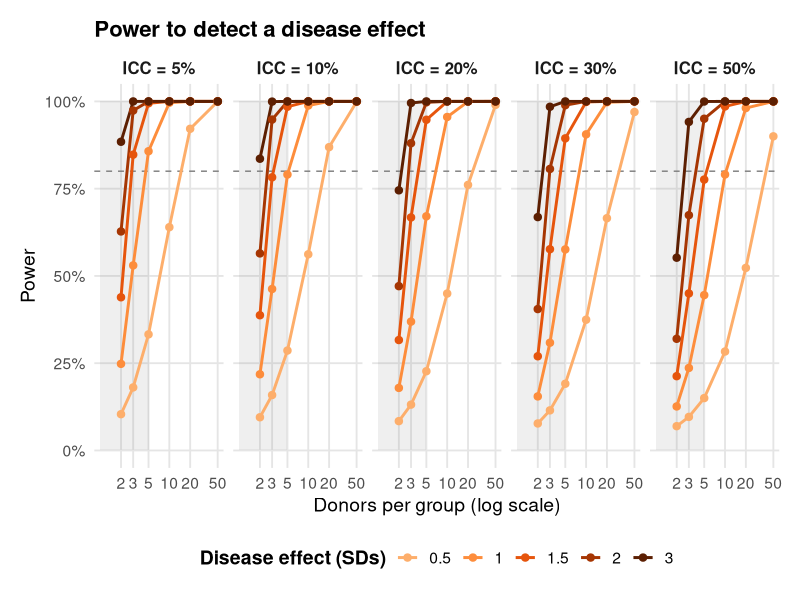
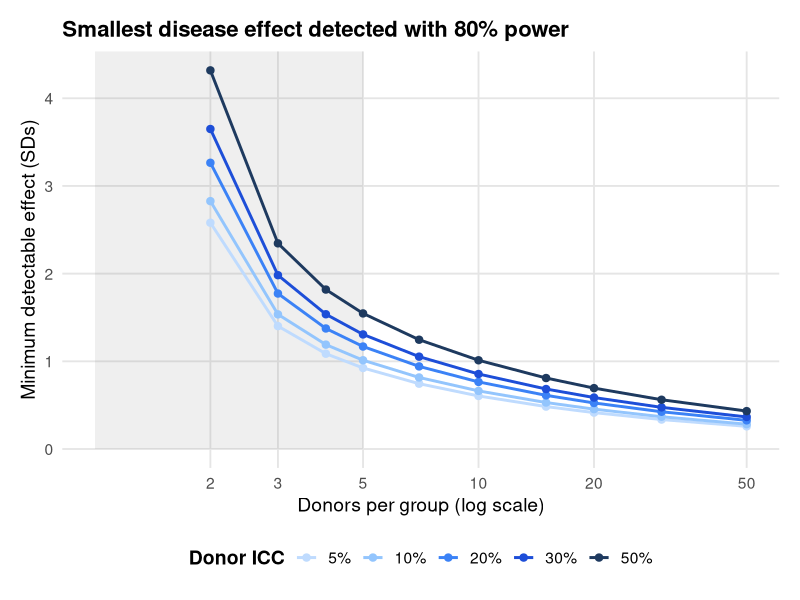
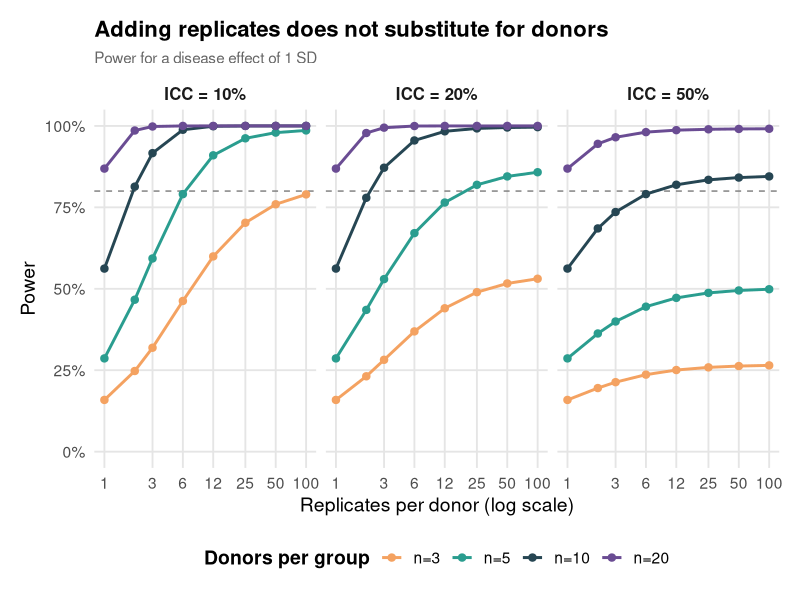
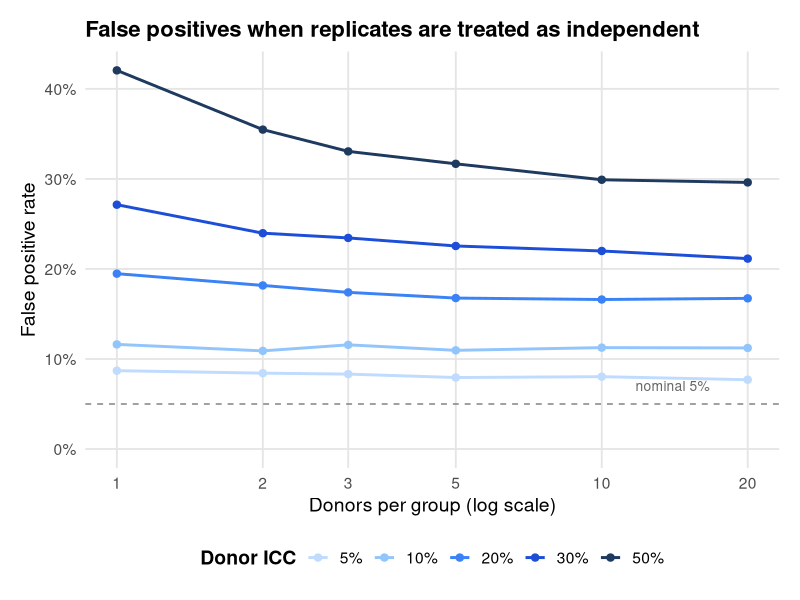
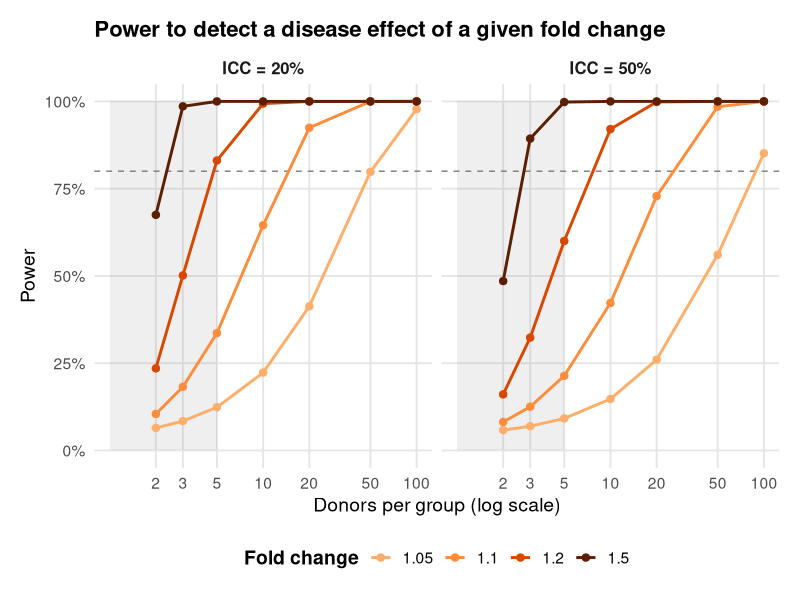
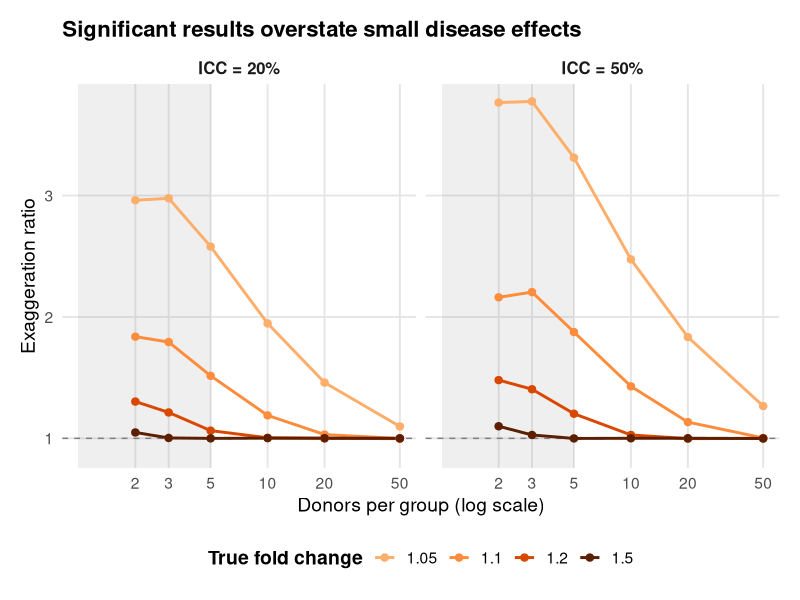

Write the R code that produced these figures, in order. (Note: this script raises an error after producing the figures.)
################################################################################
#
# Disease contrast with donors nested in group
#
# Scripts 01-03 ask whether a study can detect or estimate donor-level variance.
# This script asks:
# with n patient donors against n control donors, each measured k times, can the
# study detect a disease effect, and what does it report when it does?
#
# Model:
#   y_{gdi} = delta * [g = patient] + u_{d(g)} + eps_{gdi}
#     u_d ~ N(0, sigma_donor^2)    donor effect, nested in group
#     eps ~ N(0, sigma_res^2)      replicate (organoid / well) noise
#     ICC = sigma_donor^2 / (sigma_donor^2 + sigma_res^2)
#
# Scale. Total variance is held at 1 (sigma_donor^2 = ICC, sigma_res^2 = 1 - ICC)
# and delta is the disease effect in total-SD units
#
# The donor is the unit of replication. The test is a two-sample t-test on the
# 2n donor means, with 2n - 2 degrees of freedom:
#   Var(donor mean) = sigma_donor^2 + sigma_res^2 / k
#   Var(group difference) = (2 / n) * (sigma_donor^2 + sigma_res^2 / k)
#
# Link to the design effect in script 02 (Kish, 1965):
#   Var(group difference) = 2 * sigma_total^2 * DEFF / (n * k),
#   DEFF = 1 + (k - 1) * ICC
# so the effective number of independent observations per group is
#   n * k / DEFF, which tends to n / ICC as k grows. Replicates cannot buy
#   power past that ceiling; only donors can.
#
# Link to scripts 01-02 (ICC estimation): the denominator of this t-test is the
# between-donor mean square, the same quantity whose imprecision at small n is
# shown there. Part C below reports that imprecision directly as the spread of
# the estimated standard error around its true value.
#
# Part A: exact power from the noncentral t distribution (no simulation)
# Part B: minimum detectable effect and donors required
# Part C: precision of the error term
# Part D: replicates versus donors (the ICC ceiling)
# Part E: Monte Carlo check of Part A, plus exaggeration of significant effects
# Part F: false positive rate when replicates are analysed as independent
# Part G: the same results by fold change, with exaggeration of significant effects
#
################################################################################

library(ggplot2)
library(dplyr)
library(tidyr)
library(patchwork)
library(scales)

set.seed(42)

# Same grids as script 01
TRUE_ICCS <- c(0.05, 0.10, 0.20, 0.30, 0.50)
N_PER_GROUP <- c(2, 3, 5, 10, 20, 50)
K_REPS <- 6
TOTAL_SD <- 1
ALPHA <- 0.05

# Disease effect sizes, in total-SD units
EFFECTS <- c(0.5, 1, 1.5, 2, 3)

# Monte Carlo iterations (Parts E and F)
N_SIMS <- 20000

palette_n <- c(
  "n=2" = "#E63946", "n=3" = "#F4A261", "n=5" = "#2A9D8F",
  "n=10" = "#264653", "n=20" = "#6A4C93", "n=50" = "#1982C4"
)

palette_icc <- c(
  "5%" = "#BFDBFE", "10%" = "#93C5FD", "20%" = "#3B82F6",
  "30%" = "#1D4ED8", "50%" = "#1E3A5F"
)

# One hue, light to dark, for the ordered effect sizes
palette_effect <- c(
  "0.5" = "#FDAE6B", "1" = "#FD8D3C", "1.5" = "#E6550D",
  "2" = "#A63603", "3" = "#5C1F02"
)

theme_pub <- theme_minimal(base_size = 14) +
  theme(
    plot.title = element_text(face = "bold", size = 16, hjust = 0),
    plot.subtitle = element_text(size = 11, color = "grey40", hjust = 0),
    panel.grid.minor = element_blank(),
    panel.grid.major = element_line(color = "grey90"),
    legend.position = "bottom",
    legend.title = element_text(face = "bold"),
    strip.text = element_text(face = "bold", size = 12),
    plot.margin = margin(15, 15, 15, 15)
  )


################################################################################
# CORE FUNCTIONS
################################################################################

# Variance components with total variance fixed at TOTAL_SD^2
donor_sd_from_icc <- function(icc) sqrt(icc) * TOTAL_SD
resid_sd_from_icc <- function(icc) sqrt(1 - icc) * TOTAL_SD

# Standard error of the group difference, donor as the unit
se_difference <- function(n, k, icc) {
  sqrt((2 / n) * (donor_sd_from_icc(icc)^2 + resid_sd_from_icc(icc)^2 / k))
}

# Exact power of the two-sided two-sample t-test on donor means
power_disease <- function(n, k, icc, delta, alpha = ALPHA) {
  df <- 2 * n - 2
  ncp <- delta / se_difference(n, k, icc)
  tcrit <- qt(1 - alpha / 2, df)
  pt(tcrit, df, ncp = ncp, lower.tail = FALSE) + pt(-tcrit, df, ncp = ncp)
}

# Smallest effect detected with the target power
min_detectable_effect <- function(n, k, icc, target = 0.80) {
  uniroot(function(d) power_disease(n, k, icc, d) - target,
          interval = c(1e-6, 200))$root
}

# Smallest number of donors per group reaching the target power
donors_required <- function(k, icc, delta, target = 0.80, n_max = 5000) {
  n <- 2
  while (n <= n_max && power_disease(n, k, icc, delta) < target) n <- n + 1
  if (n > n_max) NA_integer_ else as.integer(n)
}


################################################################################
# PART A: EXACT POWER
################################################################################

cat("=== PART A: Exact power for the disease effect ===\n\n")

power_grid <- expand.grid(icc = TRUE_ICCS, n = N_PER_GROUP, delta = EFFECTS) %>%
  mutate(
    power = mapply(power_disease, n = n, k = K_REPS, icc = icc, delta = delta),
    # the same effect expressed against the residual (within-donor) SD
    delta_resid_sd = delta / sqrt(1 - icc),
    icc_label = factor(paste0("ICC = ", icc * 100, "%"),
                       levels = paste0("ICC = ", TRUE_ICCS * 100, "%")),
    effect_label = factor(as.character(delta), levels = as.character(EFFECTS))
  )

cat(sprintf("Power (%%), k = %d replicates per donor, alpha = %.2f, donor as unit\n",
            K_REPS, ALPHA))
cat("Effect in total-SD units\n\n")
for (ic in TRUE_ICCS) {
  cat(sprintf("ICC = %.0f%%\n", ic * 100))
  cat(sprintf("  %-12s %s\n", "donors/group",
              paste(sprintf("d=%-4s", EFFECTS), collapse = " ")))
  for (nn in N_PER_GROUP) {
    pw <- power_grid$power[power_grid$icc == ic & power_grid$n == nn]
    cat(sprintf("  %-12d %s\n", nn,
                paste(sprintf("%5.1f ", pw * 100), collapse = " ")))
  }
  cat("\n")
}

pD1 <- ggplot(power_grid, aes(x = n, y = power, color = effect_label,
                              group = effect_label)) +
  annotate("rect", xmin = 1, xmax = 5, ymin = 0, ymax = 1,
           fill = "grey50", alpha = 0.12) +
  geom_hline(yintercept = 0.80, linetype = "dashed", color = "grey50") +
  geom_line(linewidth = 1) +
  geom_point(size = 2.2) +
  facet_wrap(~icc_label, nrow = 1) +
  scale_x_continuous(trans = "log10", breaks = N_PER_GROUP) +
  scale_y_continuous(labels = scales::percent, limits = c(0, 1)) +
  scale_color_manual(values = palette_effect) +
  labs(
    title = "Power to detect a disease effect",
    x = "Donors per group (log scale)",
    y = "Power",
    color = "Disease effect (SDs)"
  ) +
  theme_pub

tiff("pics/figD_power_disease_effect.tiff", units = "in", res = 300, width = 8, height = 5)
print(pD1)
dev.off()

################################################################################
# PART B: MINIMUM DETECTABLE EFFECT AND DONORS REQUIRED
################################################################################

cat("=== PART B: Minimum detectable effect at 80% power ===\n\n")

mde_grid <- expand.grid(icc = TRUE_ICCS, n = c(2, 3, 4, 5, 7, 10, 15, 20, 30, 50)) %>%
  mutate(
    mde = mapply(min_detectable_effect, n = n, k = K_REPS, icc = icc),
    mde_resid_sd = mde / sqrt(1 - icc),
    icc_label = factor(paste0(icc * 100, "%"), levels = paste0(TRUE_ICCS * 100, "%"))
  )

cat("Smallest effect detected with 80% power (total SDs; residual SDs in brackets)\n\n")
cat(sprintf("  %-12s %s\n", "donors/group",
            paste(sprintf("ICC=%-9s", paste0(TRUE_ICCS * 100, "%")), collapse = " ")))
for (nn in N_PER_GROUP) {
  r <- mde_grid[mde_grid$n == nn, ]
  cat(sprintf("  %-12d %s\n", nn,
              paste(sprintf("%4.2f (%4.2f) ", r$mde, r$mde_resid_sd), collapse = " ")))
}

cat("\nDonors per group required for 80% power\n\n")
req_grid <- expand.grid(icc = TRUE_ICCS, delta = EFFECTS) %>%
  mutate(n_required = mapply(donors_required, k = K_REPS, icc = icc, delta = delta))
cat(sprintf("  %-10s %s\n", "ICC",
            paste(sprintf("d=%-5s", EFFECTS), collapse = " ")))
for (ic in TRUE_ICCS) {
  r <- req_grid[req_grid$icc == ic, ]
  cat(sprintf("  %-10s %s\n", paste0(ic * 100, "%"),
              paste(sprintf("%-7d", r$n_required), collapse = " ")))
}

pD2 <- ggplot(mde_grid, aes(x = n, y = mde, color = icc_label, group = icc_label)) +
  annotate("rect", xmin = 1, xmax = 5, ymin = 0, ymax = Inf,
           fill = "grey50", alpha = 0.12) +
  geom_line(linewidth = 1) +
  geom_point(size = 2.2) +
  scale_x_continuous(trans = "log10", breaks = N_PER_GROUP) +
  scale_y_continuous(limits = c(0, NA), breaks = seq(0, 10, 1)) +
  scale_color_manual(values = palette_icc) +
  labs(
    title = "Smallest disease effect detected with 80% power",
    x = "Donors per group (log scale)",
    y = "Minimum detectable effect (SDs)",
    color = "Donor ICC"
  ) +
  theme_pub

tiff("pics/figD_smallest_effect.tiff", units = "in", res = 300, width = 7, height = 5)
print(pD2)
dev.off()

################################################################################
# PART C: PRECISION OF THE ERROR TERM
#
# The t-test divides the group difference by a standard error estimated from
# the between-donor mean square on 2n - 2 degrees of freedom. The ratio of the
# estimated to the true standard error is sqrt(chi^2_df / df).
################################################################################

cat("\n=== PART C: Precision of the error term ===\n\n")

se_precision <- data.frame(n = N_PER_GROUP) %>%
  mutate(
    df = 2 * n - 2,
    t_crit = qt(1 - ALPHA / 2, df),
    se_ratio_lo = sqrt(qchisq(0.025, df) / df),
    se_ratio_hi = sqrt(qchisq(0.975, df) / df)
  )

cat("Estimated SE as a multiple of the true SE (central 95%), and the critical t\n\n")
cat(sprintf("  %-12s %4s  %8s  %s\n", "donors/group", "df", "t crit", "estimated/true SE"))
for (i in seq_len(nrow(se_precision))) {
  r <- se_precision[i, ]
  cat(sprintf("  %-12d %4d  %8.2f  %.2f to %.2f\n",
              r$n, r$df, r$t_crit, r$se_ratio_lo, r$se_ratio_hi))
}
cat("\n  1 donor per group: df = 0. The between-donor variance cannot be estimated\n")
cat("  and no test of the disease effect at the donor level exists.\n")


################################################################################
# PART D: REPLICATES VERSUS DONORS
################################################################################

cat("\n=== PART D: Replicates versus donors ===\n\n")

K_GRID <- c(1, 2, 3, 6, 12, 25, 50, 100)
DELTA_D <- 1

rep_grid <- expand.grid(icc = c(0.10, 0.20, 0.50), n = c(3, 5, 10, 20), k = K_GRID) %>%
  mutate(
    power = mapply(power_disease, n = n, k = k, icc = icc, delta = DELTA_D),
    power_ceiling = mapply(function(n, icc) power_disease(n, 1e9, icc, DELTA_D), n, icc),
    deff = 1 + (k - 1) * icc,
    n_eff_per_group = n * k / deff,
    n_eff_ceiling = n / icc,
    icc_label = factor(paste0("ICC = ", icc * 100, "%"),
                       levels = paste0("ICC = ", c(10, 20, 50), "%")),
    n_label = factor(paste0("n=", n), levels = paste0("n=", c(3, 5, 10, 20)))
  )

cat(sprintf("Power (%%) for an effect of %g SD as replicates increase\n\n", DELTA_D))
for (ic in c(0.10, 0.20, 0.50)) {
  cat(sprintf("ICC = %.0f%%\n", ic * 100))
  cat(sprintf("  %-12s %s  %s\n", "donors/group",
              paste(sprintf("k=%-4d", K_GRID), collapse = " "), "ceiling"))
  for (nn in c(3, 5, 10, 20)) {
    r <- rep_grid[rep_grid$icc == ic & rep_grid$n == nn, ]
    cat(sprintf("  %-12d %s  %5.1f\n", nn,
                paste(sprintf("%5.1f ", r$power * 100), collapse = " "),
                r$power_ceiling[1] * 100))
  }
  cat("\n")
}

cat("Effective independent observations per donor = k / DEFF (ceiling 1 / ICC)\n\n")
for (ic in TRUE_ICCS) {
  cat(sprintf("  ICC = %2.0f%%: k = 6 gives %.2f, k = 100 gives %.2f, ceiling %.1f\n",
              ic * 100, 6 / (1 + 5 * ic), 100 / (1 + 99 * ic), 1 / ic))
}

# Numerical check of the identity Var(diff) = 2 * sigma_total^2 * DEFF / (n * k)
chk <- with(list(n = 3, k = 6, icc = 0.2), {
  lhs <- se_difference(n, k, icc)^2
  rhs <- 2 * TOTAL_SD^2 * (1 + (k - 1) * icc) / (n * k)
  c(lhs = lhs, rhs = rhs)
})
stopifnot(isTRUE(all.equal(chk[["lhs"]], chk[["rhs"]])))

pD3 <- ggplot(rep_grid, aes(x = k, y = power, color = n_label, group = n_label)) +
  geom_hline(yintercept = 0.80, linetype = "dashed", color = "grey50") +
  geom_line(linewidth = 1) +
  geom_point(size = 2.2) +
  facet_wrap(~icc_label, nrow = 1) +
  scale_x_continuous(trans = "log10", breaks = c(1, 3, 6, 12, 25, 50, 100)) +
  scale_y_continuous(labels = scales::percent, limits = c(0, 1)) +
  scale_color_manual(values = palette_n) +
  labs(
    title = "Adding replicates does not substitute for donors",
    subtitle = paste0("Power for a disease effect of ", DELTA_D, " SD"),
    x = "Replicates per donor (log scale)",
    y = "Power",
    color = "Donors per group"
  ) +
  theme_pub

tiff("pics/figD_adding_replicates.tiff", units = "in", res = 300, width = 7, height = 5)
print(pD3)
dev.off()

################################################################################
# PART E: MONTE CARLO CHECK AND EXAGGERATION OF SIGNIFICANT EFFECTS
#
# Simulates donor means directly. Among studies reaching p < 0.05, the
# exaggeration ratio (Gelman & Carlin, 2014) is |estimated effect| / true
# effect, and the sign error rate is the share pointing the wrong way.
################################################################################

cat("\n=== PART E: Monte Carlo check and exaggeration ===\n\n")

simulate_contrast <- function(n, k, icc, delta, n_sims = N_SIMS) {
  sd_mean <- sqrt(donor_sd_from_icc(icc)^2 + resid_sd_from_icc(icc)^2 / k)
  ctrl <- matrix(rnorm(n * n_sims, 0, sd_mean), n_sims, n)
  pat <- matrix(rnorm(n * n_sims, delta, sd_mean), n_sims, n)
  est <- rowMeans(pat) - rowMeans(ctrl)
  v <- (apply(ctrl, 1, var) + apply(pat, 1, var)) / 2
  tval <- est / sqrt(2 * v / n)
  pval <- 2 * pt(abs(tval), 2 * n - 2, lower.tail = FALSE)
  sig <- pval < ALPHA
  data.frame(
    icc = icc, n = n, delta = delta,
    power_mc = mean(sig),
    power_exact = power_disease(n, k, icc, delta),
    exaggeration = if (any(sig)) median(abs(est[sig])) / delta else NA_real_,
    sign_error = if (any(sig)) mean(est[sig] < 0) else NA_real_
  )
}

mc_grid <- expand.grid(icc = c(0.20, 0.50), n = N_PER_GROUP, delta = c(0.5, 1, 2))
mc_results <- do.call(rbind, lapply(seq_len(nrow(mc_grid)), function(i) {
  simulate_contrast(mc_grid$n[i], K_REPS, mc_grid$icc[i], mc_grid$delta[i])
}))

cat(sprintf("Largest gap between simulated and exact power: %.2f percentage points\n\n",
            max(abs(mc_results$power_mc - mc_results$power_exact)) * 100))

cat("Among significant results: median exaggeration of the effect, and sign errors\n\n")
cat(sprintf("  %-6s %-8s %-12s %8s %14s %12s\n",
            "ICC", "effect", "donors/group", "power", "exaggeration", "wrong sign"))
for (i in seq_len(nrow(mc_results))) {
  r <- mc_results[i, ]
  cat(sprintf("  %-6s %-8g %-12d %7.1f%% %13.2fx %11.1f%%\n",
              paste0(r$icc * 100, "%"), r$delta, r$n, r$power_mc * 100,
              r$exaggeration, r$sign_error * 100))
}


################################################################################
# PART F: FALSE POSITIVES WHEN REPLICATES ARE ANALYSED AS INDEPENDENT
#
# No disease effect. A pooled t-test on all n * k replicates per group treats
# organoids as independent. With one donor per group this is the only test
# available, and every donor difference is read as a disease effect.
################################################################################

cat("\n=== PART F: False positives, replicates analysed as independent ===\n\n")

naive_fpr <- function(n, k, icc, n_sims = N_SIMS) {
  dsd <- donor_sd_from_icc(icc)
  gen <- function() {
    d <- matrix(rnorm(n * n_sims, 0, dsd), n_sims, n)
    d[, rep(seq_len(n), each = k), drop = FALSE] +
      matrix(rnorm(n * k * n_sims, 0, resid_sd_from_icc(icc)), n_sims, n * k)
  }
  a <- gen(); b <- gen()
  m  <- n * k
  sp <- (apply(a, 1, var) + apply(b, 1, var)) / 2
  tv <- (rowMeans(a) - rowMeans(b)) / sqrt(2 * sp / m)
  mean(2 * pt(abs(tv), 2 * m - 2, lower.tail = FALSE) < ALPHA)
}

fpr_grid <- expand.grid(icc = TRUE_ICCS, n = c(1, 2, 3, 5, 10, 20)) %>%
  mutate(
    fpr = mapply(naive_fpr, n = n, k = K_REPS, icc = icc),
    icc_label = factor(paste0(icc * 100, "%"), levels = paste0(TRUE_ICCS * 100, "%"))
  )

cat(sprintf("False positive rate (%%), k = %d, nominal 5%%\n\n", K_REPS))
cat(sprintf("  %-12s %s\n", "donors/group",
            paste(sprintf("ICC=%-4s", paste0(TRUE_ICCS * 100, "%")), collapse = " ")))
for (nn in c(1, 2, 3, 5, 10, 20)) {
  r <- fpr_grid[fpr_grid$n == nn, ]
  cat(sprintf("  %-12d %s\n", nn,
              paste(sprintf("%6.1f   ", r$fpr * 100), collapse = " ")))
}

pD4 <- ggplot(fpr_grid, aes(x = n, y = fpr, color = icc_label, group = icc_label)) +
  geom_hline(yintercept = ALPHA, linetype = "dashed", color = "grey50") +
  annotate("text", x = 14, y = ALPHA + 0.02, label = "nominal 5%",
           color = "grey40", size = 3.5) +
  geom_line(linewidth = 1) +
  geom_point(size = 2.2) +
  scale_x_continuous(trans = "log10", breaks = c(1, 2, 3, 5, 10, 20)) +
  scale_y_continuous(labels = scales::percent, limits = c(0, NA)) +
  scale_color_manual(values = palette_icc) +
  labs(
    title = "False positives when replicates are treated as independent",
    x = "Donors per group (log scale)",
    y = "False positive rate",
    color = "Donor ICC"
  ) +
  theme_pub

tiff("pics/figD_FP.tiff", units = "in", res = 300, width = 7, height = 5)
print(pD4)
dev.off()

################################################################################
# PART G: FOLD-CHANGE ANCHORING
#
# Parts A-F express the disease effect in SD units. The two scales are linked
# by how much lines differ from each other:
#   effect in SD = log2(fold change) / SD of log2 abundance across lines
#
################################################################################

cat("\n=== PART G: Fold-change anchoring ===\n\n")

LINE_SD_LOG2 <- 0.216
FOLD_CHANGES <- c(1.05, 1.1, 1.2, 1.5)
ICCS_G <- c(0.20, 0.50)
N_GRID_G <- c(2, 3, 5, 10, 20, 50, 100)

fc_to_sd <- function(fc, line_sd = LINE_SD_LOG2) log2(fc) / line_sd
sd_to_fc <- function(d, line_sd = LINE_SD_LOG2) 2^(d * line_sd)

palette_fc <- c("1.05" = "#FDAE6B", "1.1" = "#FD8D3C",
                "1.2" = "#D94801", "1.5" = "#5C1F02")

fc_grid <- expand.grid(icc = ICCS_G, n = N_GRID_G, fc = FOLD_CHANGES) %>%
  mutate(
    delta = fc_to_sd(fc),
    power = mapply(power_disease, n = n, k = K_REPS, icc = icc, delta = delta),
    icc_label = factor(paste0("ICC = ", icc * 100, "%"),
                       levels = paste0("ICC = ", ICCS_G * 100, "%")),
    fc_label = factor(as.character(fc), levels = as.character(FOLD_CHANGES))
  )

cat(sprintf("Median SD across lines = %.3f log2 units, k = %d\n\n", LINE_SD_LOG2, K_REPS))
cat(sprintf("  %-6s %-8s %-6s %s  %s\n", "FC", "SD", "ICC",
            paste(sprintf("n=%-4d", c(3, 5, 10, 20)), collapse = " "),
            "donors/group for 80%"))
for (f in FOLD_CHANGES) {
  for (ic in ICCS_G) {
    r <- fc_grid[fc_grid$fc == f & fc_grid$icc == ic & fc_grid$n %in% c(3, 5, 10, 20), ]
    cat(sprintf("  %-6g %-8.2f %-6s %s  %d\n", f, fc_to_sd(f), paste0(ic * 100, "%"),
                paste(sprintf("%5.1f ", r$power * 100), collapse = " "),
                donors_required(K_REPS, ic, fc_to_sd(f))))
  }
}

cat("\nSmallest fold change detected with 80% power\n\n")
fc_threshold <- expand.grid(icc = ICCS_G, n = c(3, 5, 10, 20)) %>%
  mutate(mde = mapply(min_detectable_effect, n = n, k = K_REPS, icc = icc),
         fc_min = sd_to_fc(mde))
for (nn in c(3, 5, 10, 20)) {
  r <- fc_threshold[fc_threshold$n == nn, ]
  cat(sprintf("  %2d donors/group: %s\n", nn,
              paste(sprintf("FC %.2f (ICC %.0f%%)", r$fc_min, r$icc * 100), collapse = ", ")))
}

# Exaggeration of significant results at these fold changes
fc_mc_grid <- expand.grid(icc = ICCS_G, n = c(2, 3, 5, 10, 20, 50), fc = FOLD_CHANGES)
fc_exag <- do.call(rbind, lapply(seq_len(nrow(fc_mc_grid)), function(i) {
  r <- simulate_contrast(fc_mc_grid$n[i], K_REPS, fc_mc_grid$icc[i],
                         fc_to_sd(fc_mc_grid$fc[i]))
  r$fc <- fc_mc_grid$fc[i]
  r
})) %>%
  mutate(
    # the fold change a significant study reports, at the median exaggeration
    fc_reported = 2^(exaggeration * log2(fc)),
    icc_label = factor(paste0("ICC = ", icc * 100, "%"),
                       levels = paste0("ICC = ", ICCS_G * 100, "%")),
    fc_label = factor(as.character(fc), levels = as.character(FOLD_CHANGES))
  )

cat("\nAmong significant results: exaggeration and the fold change reported\n\n")
cat(sprintf("  %-6s %-6s %-12s %8s %14s %14s\n",
            "FC", "ICC", "donors/group", "power", "exaggeration", "reported FC"))
for (i in seq_len(nrow(fc_exag))) {
  r <- fc_exag[i, ]
  if (r$n %in% c(3, 5, 10, 20)) {
    cat(sprintf("  %-6g %-6s %-12d %7.1f%% %13.2fx %14.2f\n",
                r$fc, paste0(r$icc * 100, "%"), r$n, r$power_mc * 100,
                r$exaggeration, r$fc_reported))
  }
}

pD5 <- ggplot(fc_grid, aes(x = n, y = power, color = fc_label, group = fc_label)) +
  annotate("rect", xmin = 1, xmax = 5, ymin = 0, ymax = 1,
           fill = "grey50", alpha = 0.12) +
  geom_hline(yintercept = 0.80, linetype = "dashed", color = "grey50") +
  geom_line(linewidth = 1) +
  geom_point(size = 2.2) +
  facet_wrap(~icc_label, nrow = 1) +
  scale_x_continuous(trans = "log10", breaks = N_GRID_G) +
  scale_y_continuous(labels = scales::percent, limits = c(0, 1)) +
  scale_color_manual(values = palette_fc) +
  labs(
    title = "Power to detect a disease effect of a given fold change",
    x = "Donors per group (log scale)",
    y = "Power",
    color = "Fold change"
  ) +
  theme_pub

pD6 <- ggplot(fc_exag, aes(x = n, y = exaggeration, color = fc_label, group = fc_label)) +
  annotate("rect", xmin = 1, xmax = 5, ymin = -Inf, ymax = Inf,
           fill = "grey50", alpha = 0.12) +
  geom_hline(yintercept = 1, linetype = "dashed", color = "grey50") +
  geom_line(linewidth = 1) +
  geom_point(size = 2.2) +
  facet_wrap(~icc_label, nrow = 1) +
  scale_x_continuous(trans = "log10", breaks = c(2, 3, 5, 10, 20, 50)) +
  scale_y_continuous(limits = c(0.9, NA), breaks = seq(1, 10, 1)) +
  scale_color_manual(values = palette_fc) +
  labs(
    title = "Significant results overstate small disease effects",
    x = "Donors per group (log scale)",
    y = "Exaggeration ratio",
    color = "True fold change"
  ) +
  theme_pub


tiff("pics/figD_power_FC.tiff", units = "in", res = 300, width = 7, height = 5)
print(pD5)
dev.off()

tiff("pics/figD_exaggeration.tiff", units = "in", res = 300, width = 7, height = 5)
print(pD6)
dev.off()


################################################################################
# FIGURES AND TABLES
################################################################################

write.csv(fc_grid %>% select(icc, n, fc, delta, power),
          "tables/tableE5_power_by_fold_change.csv", row.names = FALSE)
write.csv(fc_exag %>% select(icc, n, fc, power_mc, exaggeration, sign_error, fc_reported),
          "tables/tableE6_exaggeration_by_fold_change.csv", row.names = FALSE)


write.csv(power_grid %>% select(icc, n, delta, delta_resid_sd, power),
          "tables/tableE1_power_disease_contrast.csv", row.names = FALSE)
write.csv(mde_grid %>% select(icc, n, mde, mde_resid_sd),
          "tables/tableE2_min_detectable_effect.csv", row.names = FALSE)
write.csv(fpr_grid %>% select(icc, n, fpr),
          "tables/tableE4_naive_false_positives.csv", row.names = FALSE)



################################################################################
# KEY STATISTICS FOR MANUSCRIPT TEXT
################################################################################

cat("\n--- Key statistics for manuscript text ---\n\n")
for (ic in c(0.20, 0.50)) {
  cat(sprintf("ICC = %.0f%%, %d replicates per donor:\n", ic * 100, K_REPS))
  for (nn in c(3, 5, 10, 20)) {
    cat(sprintf("  %d v %d donors: power %.0f%% at 0.5 SD, %.0f%% at 1 SD, %.0f%% at 2 SD; smallest effect at 80%% power %.2f SD\n",
                nn, nn,
                power_disease(nn, K_REPS, ic, 0.5) * 100,
                power_disease(nn, K_REPS, ic, 1) * 100,
                power_disease(nn, K_REPS, ic, 2) * 100,
                min_detectable_effect(nn, K_REPS, ic)))
  }
  cat(sprintf("  donors per group for 80%% power: %d at 1 SD, %d at 0.5 SD\n",
              donors_required(K_REPS, ic, 1), donors_required(K_REPS, ic, 0.5)))
  cat(sprintf("  false positives with replicates as independent: %.0f%% (1 v 1), %.0f%% (3 v 3)\n\n",
              fpr_grid$fpr[fpr_grid$icc == ic & fpr_grid$n == 1] * 100,
              fpr_grid$fpr[fpr_grid$icc == ic & fpr_grid$n == 3] * 100))
}
